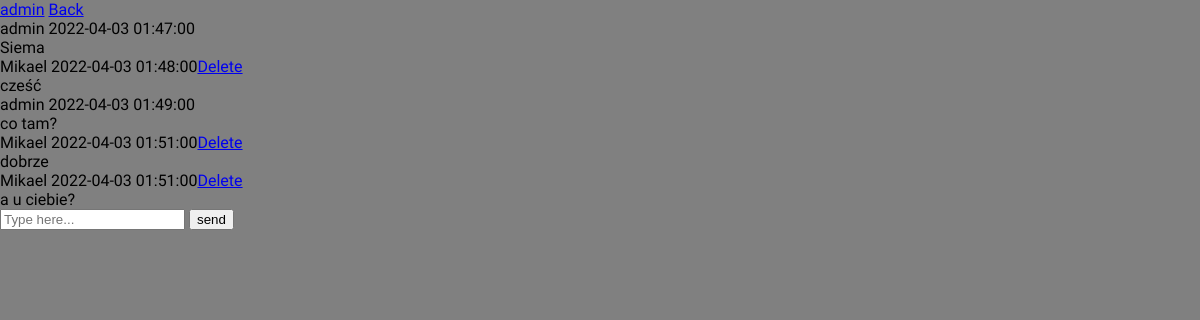
Page /DiscerdWWW/chat.php?chat=1 (signed in) on the committed database.
### tables this page shows
CREATE TABLE `account`
(
    `accountID` INT(11) PRIMARY KEY AUTO_INCREMENT,     
    `login` VARCHAR(30),
    `password` VARCHAR(100),
    `phone` INT(9),                                      
    `email` VARCHAR(30),                                 
    `nickname` VARCHAR(30),                              
    `aboutme` VARCHAR(150),                              
    `status` VARCHAR(30),                                
    `activity` INT(1) DEFAULT '1',                       
    `pfp` VARCHAR(30),                                   
    `banner` VARCHAR(30),                                
     
    `permission_level` INT(2) DEFAULT '0'                
);

CREATE TABLE `message`
(
    `messageID` INT(11) PRIMARY KEY AUTO_INCREMENT,
    `senderID` INT(11),                    FOREIGN KEY (`senderID`) REFERENCES `account`(`accountID`),                               
    `recipientID` INT(11) DEFAULT NULL,    FOREIGN KEY (`recipientID`) REFERENCES `account`(`accountID`),                            
    `groupID` INT(11) DEFAULT NULL,        FOREIGN KEY (`groupID`) REFERENCES `group`(`groupID`),                                    
    `channelID` INT(11) DEFAULT NULL,      FOREIGN KEY (`channelID`) REFERENCES `channel`(`channelID`),                              
    `message_date` DATETIME,
    `content` VARCHAR(512)
);

### DiscerdWWW/chat.php (the view, shortened to what this page needs)
<?php
    if(!isset(($_GET['chat'])) || ($_GET['chat']=="")) {
        header('Location: index.php');
        exit();
    }
    else {
        $id = $_GET['chat'];
        $accountID = $_SESSION['account_accountID'];
    }
    require_once "connect.php";
    try {
        $connect = @new mysqli($host, $user, $pass, $database);
        if($result=$connect->query(sprintf("SELECT account.`nickname`, account.`status`, account.`activity`, account.`pfp`, account.`banner` FROM account WHERE accountID='$id'"))) {
            $how_many=$result->num_rows;
            if($how_many>0) {
                $row=$result->fetch_assoc();
                $nick=$row['nickname'];
            }
            else {
                header('Location: index.php');
                exit();
            }
        }
        else {
            throw new Exception($connect->error);
        }
    }
    catch(Exception $e) {
        echo "<i>Error:</i>";
        echo "<div class='error'><b>Dev info:</b> ".$e."</div>";
        $connect->close();
    }
?>
<!DOCTYPE html>
<html lang="en">
<head>
    <link rel="stylesheet" href="styles/style.css">
    <link rel="stylesheet" href="styles/chat.css">
</head>
<body>
    <div class="header">
        <?php
            echo "<a href='profile.php?id=$id'>".$nick."</a>";
        ?>
        <a href="discerd.php">Back</a>
    </div>
    <div class="content">
        <?php
        try {
            if($result=$connect->query(sprintf("SELECT `message`.`messageID`, `account`.`nickname`, `message`.`message_date`, `message`.`senderID`, `message`.`recipientID`, `message`.`content` FROM `message`
            JOIN account ON account.accountID=message.senderID
            WHERE (`message`.senderID='$accountID' AND `message`.recipientID='$id') OR (`message`.senderID='$id' AND `message`.recipientID='$accountID')
            ORDER BY `messageID` ASC"))) {
                while($row=$result->fetch_assoc()) {
                    echo "<div class='message'>";
                    echo $row['nickname']." ".$row['message_date'];
                    if($accountID==$row['senderID']) {
                        echo "<a href='actions/deletemessage.php?id=".$row['messageID']."&chat=".$id."'>Delete</a>";
                    }
                    echo "<br>".$row['content'];
                    echo "</div>";
                }
            }
            else {
                throw new Exception($connect->error);
            }
        }
        catch(Exception $e) {
            echo "<i>Error:</i>";
            echo "<div class='error'><b>Dev info:</b> ".$e."</div>";
            $connect->close();
        }
        ?>
        <form action="actions/send.php" method="post">
            <input type="text" name="content" placeholder="Type here..." onfocus="this.placeholder=''"
                onblur="this.placeholder='Type here...'">
            <input type="submit" value="send" name="submit">
        </form>
    </div>
</body>
</html>

### DiscerdWWW/styles/style.css (style rules this page uses)
body { font-family: 'Ubuntu', sans-serif; margin: 0 !important; background-color: gray; }

### rows in the picture
account: nickname "admin"
message: senderID.nickname "admin", message_date "2022-04-03 01:47:00", content "Siema"
message: senderID.nickname "Mikael", message_date "2022-04-03 01:48:00", content "cześć"
message: senderID.nickname "admin", message_date "2022-04-03 01:49:00", content "co tam?"
message: senderID.nickname "Mikael", message_date "2022-04-03 01:51:00", content "dobrze"
message: senderID.nickname "Mikael", message_date "2022-04-03 01:51:00", content "a u ciebie?"
